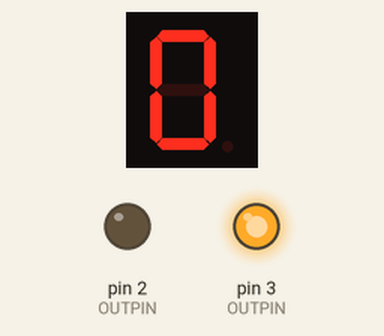
Simulated run of this sketch. Board: Arduino Uno, built with avr-gcc and run on an emulated ATmega328P. On the bench: 1-digit seven-segment display, output pins drawn as LEDs (lit = HIGH). Wiring (inferred from the names in the program): 1-digit 7-segment display, segments lit when HIGH: segments pin 12, pin 13, pin 14, pin 15, pin 16, pin 17, pin 18, pin 19. The segment pins are drawn as the display they are named for; pins used as bus, display or sensor lines are not drawn.

Above: at 0.1 s.
At 1.1 s:
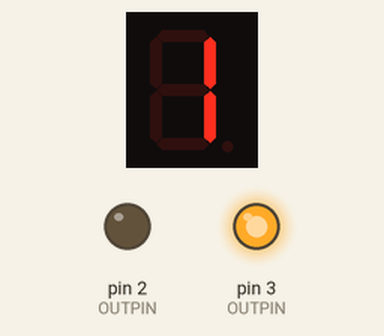
At 2.1 s:
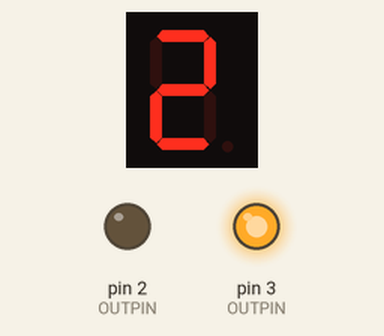
At 3.1 s:
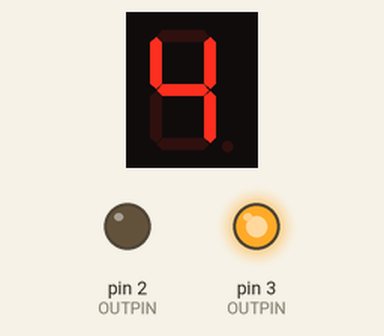
Timing chart, 0 to 4.6 s (numbered marks = the images above):
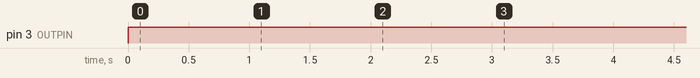

The sketch:

Q1.ino
```cpp
#define SEG_RESET 10

void setup() {
  const int OUTPIN[] = {2, 3, 12, 13, 14, 15, 16, 17, 18, 19};
  for (int i : OUTPIN) {
    pinMode(i, OUTPUT);
  }
}

const int PATTERN[] = {0, 1, 2, 4};
void loop() {
  for (int i : PATTERN) {
    segR(i);
    delay(1000);
  }
}

void seg(int num) {
  const int PTN[][7] = {
    {1, 1, 1, 1, 1, 1, 0}, // 0
    {0, 1, 1, 0, 0, 0, 0}, // 1
    {1, 1, 0, 1, 1, 0, 1}, // 2
    {1, 1, 1, 1, 0, 0, 1}, // 3
    {0, 1, 1, 0, 0, 1, 1}, // 4
    {1, 0, 1, 1, 0, 1, 1}, // 5
    {1, 0, 1, 1, 1, 1, 1}, // 6
    {1, 1, 1, 0, 0, 1, 0}, // 7
    {1, 1, 1, 1, 1, 1, 1}, // 8
    {1, 1, 1, 1, 0, 1, 1}, // 9
    {0, 0, 0, 0, 0, 0, 0}, // RESET 10
  };

  for (int i = 12; i <= 18; i++) {
    digitalWrite(i, PTN[num][i - 12]);
  }
}

void segL(int num) {
  seg(SEG_RESET);
  digitalWrite(2, HIGH);
  digitalWrite(3, LOW);
  seg(num);
}

void segR(int num) {
  seg(SEG_RESET);
  digitalWrite(2, LOW);
  digitalWrite(3, HIGH);
  seg(num);
}
```

Measured:
- by itself, pin 3 (OUTPIN): LOW → HIGH at 0.00 s
- by itself, everything shown: repeats every 4.0 s, in 4 steps
- what the display in image 1 shows lasts 1.0 s, from 1.0 s to 2.0 s
